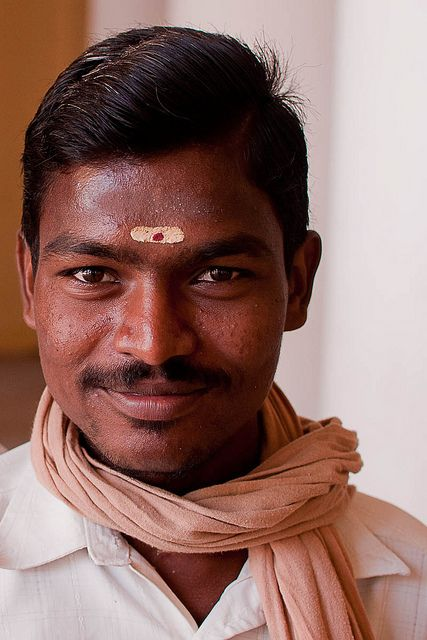
#> input picture face.jpg, 427 x 640 px
$ jupyter execute --allow-errors IEEE_Computer_Vision_part_1.ipynb   (shell and % lines are left out)   (older library calls are emulated)
#> lines starting #> are read from the running program, lines starting #| are printed output that depends on the picture; after the words box and inside, x2 and y2 are one past the last pixel; in counts of white or black regions, pixels touching at a corner belong together
<a href="https://colab.research.google.com/github/Ashwin-Rajesh/IEEE-Computer-Vision/blob/main/IEEE_Computer_Vision_part_1.ipynb" target="_parent"></a>

# Hello there!

This is colaboratory. It uses something called "jupyter notebooks", which is a better way to write and run python code.

There are **text cells** and **code cells**. Text cells use "markdown" (same format used in github readmes) for storing and displaying text. Code cells have code that can be run cell-by-cell.

The following is such a "cell".

[cell 1]
print("Hello there!")

---
# Libraries

We use the following libraries

- cv2
  - OpenCV for computer vision
- numpy
  - For representing matrices
- matplotlib
  - For showing images
- ipywidgets
  - For widgets, like sliders and numeric entry fields

[cell 2]
import cv2
import numpy as np
import matplotlib.pyplot as plt

from ipywidgets import interact, interactive, fixed, interact_manual

We can also execute linux commands using "!" prefix. Here we download some files from the github repository

---
## Basic image manipulations

First, read image using cv2.imread(). It returns a numpy matrix

[cell 3]
# Image is read as a numpy array
filename = "face.jpg"                # Options : hills, gect, face, newspaper, textbook
img = cv2.imread(filename);
#> img is the input picture: shape (640, 427, 3); mean B, G, R 104, 111.1, 145.2

# Show type of image and its size
print(type(img))
#| <class 'numpy.ndarray'>
print(img.shape)
#| (640, 427, 3)

The returned size is in (height, width, color channels). We can see that the returned value has 3 color channels and is 340 pixels high and 544 pixels wide

[cell 4]
# Show image using matplotlib
plt.imshow(img)
plt.title("Original image")
plt.show()

That doesnt look right! Thats because the image used BGR color space (blue, green, red) while matplotlib uses RGB (Red, Green, Blue). This is a very common issue! We need to change the colorspace using cv2.cvtColor()

[cell 5]
img = cv2.cvtColor(img, cv2.COLOR_BGR2RGB)

[cell 6]
plt.imshow(img)
plt.title("Original image")
plt.show()

We can view the individual components separately

[cell 7]
# Show channel 0 (red)
plt.imshow(img[:, :, 0], cmap='gray')
plt.title("Channel 0 (red)")
plt.show()

# Show channel 1 (green)
plt.imshow(img[:, :, 1], cmap='gray')
plt.title("Channel 1 (green)")
plt.show()

# Show channel 2 (blue)
plt.imshow(img[:, :, 2], cmap='gray')
plt.title("Channel 2 (blue)")
plt.show()

Lets also see why HSV is more "intuitive".

[cell 8]
img_hsv = cv2.cvtColor(img, cv2.COLOR_RGB2HSV)
#> img_hsv: shape (640, 427, 3); mean H, S, V 55, 108.8, 145.2

plt.imshow(img)
plt.title("Original image")
plt.show()

# Show channel 0 (red)
plt.imshow(img_hsv[:, :, 0])
plt.title("HSV Channel 0 (Hue)")
plt.show()

# Show channel 1 (green)
plt.imshow(img_hsv[:, :, 1])
plt.title("HSV Channel 1 (saturation)")
plt.show()

# Show channel 2 (blue)
plt.imshow(img_hsv[:, :, 2])
plt.title("HSV channel 2 (value)")
plt.show()
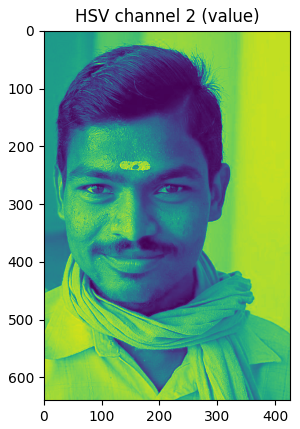
#> figure drawn by matplotlib, 1 panel

cvtColor can also be used to get grayscale version of images. We can see grayscale is very similar to HSV value

[cell 9]
img_gray = cv2.cvtColor(img, cv2.COLOR_RGB2GRAY)

plt.imshow(img_gray)
plt.show()

(Go back to presentation)

---
## Thresholding

[cell 10]
def show_thresh(img, thresh):
  ret, thresh_bin        = cv2.threshold(img, thresh, 255, cv2.THRESH_BINARY)
  ret, thresh_bin_inv    = cv2.threshold(img, thresh, 255, cv2.THRESH_BINARY_INV)
  ret, thresh_bin_trunc  = cv2.threshold(img, thresh, 255, cv2.THRESH_TRUNC)
  ret, thresh_tozero     = cv2.threshold(img, thresh, 255, cv2.THRESH_TOZERO)
  ret, thresh_tozero_inv = cv2.threshold(img, thresh, 255, cv2.THRESH_TOZERO_INV)

  plt.imshow(img, cmap="gray")
  plt.title("Original")
  plt.show()

  plt.imshow(thresh_bin, cmap="gray")
  plt.title("Binary")
  plt.show()

  plt.imshow(thresh_bin_inv, cmap="gray")
  plt.title("Binary inverted")
  plt.show()

  plt.imshow(thresh_bin_trunc, cmap="gray")
  plt.title("Truncated")
  plt.show()

  plt.imshow(thresh_tozero, cmap="gray")
  plt.title("To Zero")
  plt.show()

  plt.imshow(thresh_tozero_inv, cmap="gray")
  plt.title("To Zero Inverted")
  plt.show()

[cell 11]
interact(lambda x : show_thresh(cv2.cvtColor(img, cv2.COLOR_RGB2GRAY), x), x=100)
#> the sliders are set to x = 100
#> in show_thresh, `ret, thresh_bin        = cv2.threshold(img, thresh, 255, cv2.THRESH_BI..`:
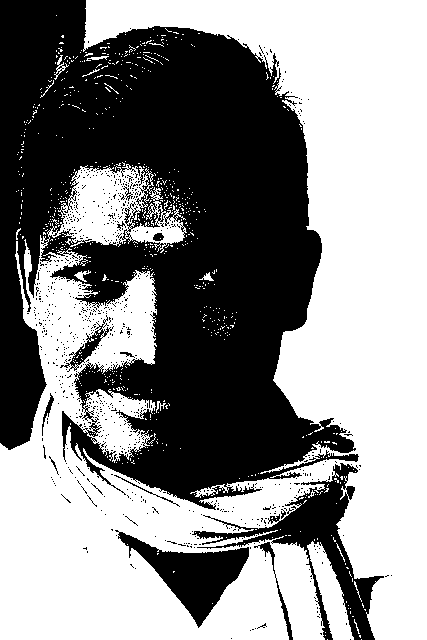
#> thresh_bin: shape (640, 427); 54.6% white; 777 black regions (764 under 20 px), largest, box (x1, y1, x2, y2) and area: (0, 0, 359, 510) 109424, (192, 463, 384, 640) 6993, (115, 530, 249, 628) 4649
#> in show_thresh, `ret, thresh_bin        = cv2.threshold(img, thresh, 255, cv2.THRESH_BI..`: ret = 100
#> in show_thresh, `ret, thresh_bin_trunc  = cv2.threshold(img, thresh, 255, cv2.THRESH_TR..`:
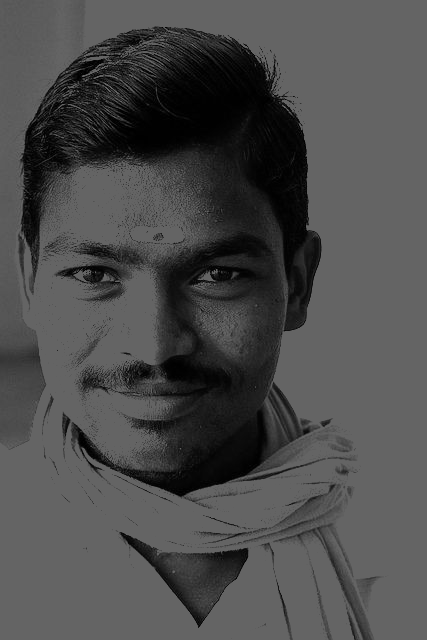
#> thresh_bin_trunc: shape (640, 427); min 0, max 100, mean 75.6
#> in show_thresh, `ret, thresh_tozero     = cv2.threshold(img, thresh, 255, cv2.THRESH_TO..`:
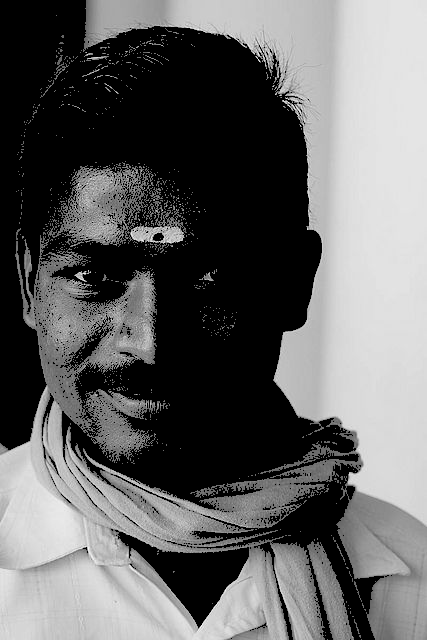
#> thresh_tozero: shape (640, 427); min 0, max 254, mean 99.5
#> in show_thresh, `ret, thresh_tozero_inv = cv2.threshold(img, thresh, 255, cv2.THRESH_TO..`:
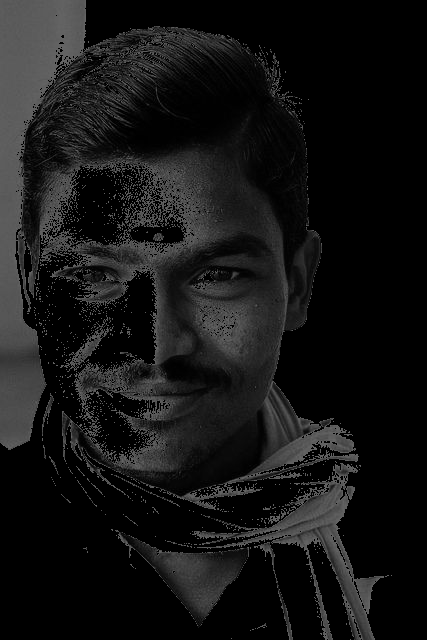
#> thresh_tozero_inv: shape (640, 427); min 0, max 100, mean 20.9

[cell 12]
def show_adaptive_thresh(img, thresh):
  thresh_ad_mean  = cv2.adaptiveThreshold(img, 255, cv2.ADAPTIVE_THRESH_MEAN_C, cv2.THRESH_BINARY, 11, thresh)
  thresh_ad_gauss = cv2.adaptiveThreshold(img, 255, cv2.ADAPTIVE_THRESH_GAUSSIAN_C, cv2.THRESH_BINARY, 11, thresh)

  plt.imshow(img, cmap="gray")
  plt.title("Original")
  plt.show()

  plt.imshow(thresh_ad_mean, cmap="gray")
  plt.title("Mean adaptive")
  plt.show()

  plt.imshow(thresh_ad_gauss, cmap="gray")
  plt.title("Gaussian adaptive")
  plt.show()

[cell 13]
interact(lambda x : show_adaptive_thresh(cv2.cvtColor(img, cv2.COLOR_RGB2GRAY), x), x=2)
#> the sliders are set to x = 2
#> in show_adaptive_thresh, `thresh_ad_mean  = cv2.adaptiveThreshold(img, 255, cv2.ADAPTIVE_THRESH_..`: thresh_ad_mean: shape (640, 427); 69.5% white; 2683 black regions (2493 under 20 px), largest, box (x1, y1, x2, y2) and area: (19, 24, 359, 633) 52509, (273, 523, 374, 640) 1915, (0, 547, 174, 640) 1720
#> in show_adaptive_thresh, `thresh_ad_gauss = cv2.adaptiveThreshold(img, 255, cv2.ADAPTIVE_THRESH_..`:
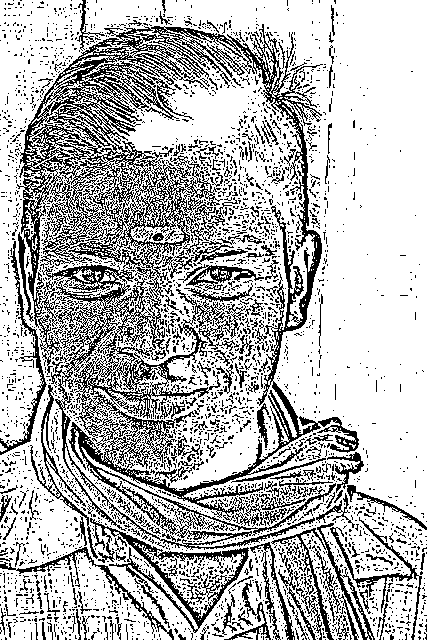
#> thresh_ad_gauss: shape (640, 427); 72.2% white; black in thin lines or dots

---
# Noise and smoothing

Noise can occur in digital images. One of them is salt and pepper noise, which involves random black and white pixels in the image

[cell 14]
def add_noise(img, num_white_px = 1000, num_black_px = 1000):
  row = img.shape[0]
  col = img.shape[1]

  ret_img = img.copy();
  for i in range(num_white_px):
    ret_img[np.random.randint(0, row-1), np.random.randint(0, col-1)] = 0

  for i in range(num_black_px):
    ret_img[np.random.randint(0, row-1), np.random.randint(0, col-1)] = 255

  return ret_img

[cell 15]
plt.imshow(img)
plt.title("Original")
plt.show()

plt.imshow(add_noise(img))
#> after the loop in add_noise, `for i in range(num_white_px):`: ret_img: shape (640, 427, 3); mean R, G, B 144.7, 110.7, 103.6
#> after the loop in add_noise, `for i in range(num_black_px):`: ret_img: shape (640, 427, 3); mean R, G, B 145.1, 111.2, 104.1
#> the sliders are set to x = 8
plt.title("Image with salt and pepper noise")
plt.show()

[cell 16]
def show_blur(img, kernel_size):
  img_blur        = cv2.blur(img, (kernel_size, kernel_size))
  img_gauss_blur  = cv2.GaussianBlur(img, (kernel_size, kernel_size), 0)
  img_med_blur    = cv2.medianBlur(img, kernel_size)

  plt.imshow(img)
  plt.title("Original")
  plt.show()

  plt.imshow(img_blur)
  plt.title("Normal blur")
  plt.show()

  plt.imshow(img_gauss_blur)
  plt.title("Gaussian blur")
  plt.show()

  plt.imshow(img_med_blur)
  plt.title("Meidan blur")
  plt.show()

#> (a cell that did not finish here is left out)

#> call 2 of add_noise, with num_white_px = 1000, num_black_px = 1000
#> after the loop in add_noise (call 2), `for i in range(num_white_px):`:
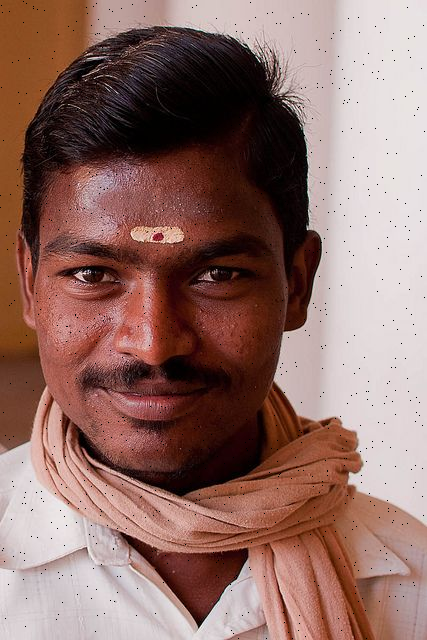
#> ret_img: shape (640, 427, 3); mean R, G, B 144.7, 110.7, 103.6
#> after the loop in add_noise (call 2), `for i in range(num_black_px):`:
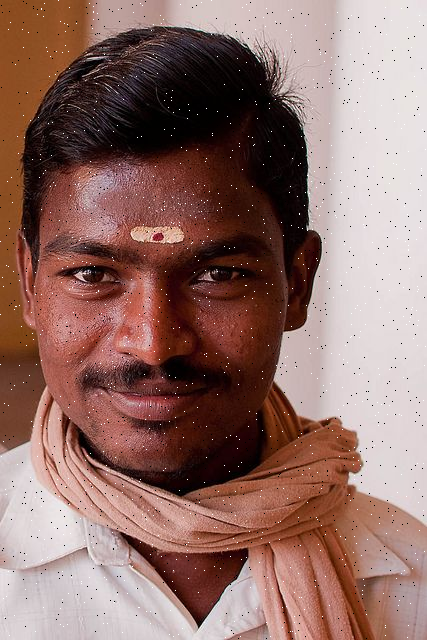
#> ret_img: shape (640, 427, 3); 0.37% of pixels changed, all inside (x1, y1, x2, y2) = (0, 0, 426, 638)

---
## Edge detection

Sobel filters for edge detection

[cell 18]
def show_sobel(img, ksize):
  x_edges     = cv2.Sobel(img, ddepth=cv2.CV_16S, dx=1, dy=0, ksize=3)
  y_edges     = cv2.Sobel(img, ddepth=cv2.CV_16S, dx=0, dy=1, ksize=3)

  plt.imshow(img, cmap="gray")
  plt.title("Original")
  plt.show()

  plt.imshow(x_edges, cmap="gray")
  plt.title("Horizontal edges")
  plt.show()

  plt.imshow(y_edges,cmap="gray")
  plt.title("Vertical edges")
  plt.show()

[cell 19]
interact(lambda x : show_sobel(img_gray, x), x=(1, 15, 2))
#> the sliders are set to x = 8
#> in show_sobel, `y_edges     = cv2.Sobel(img, ddepth=cv2.CV_16S, dx=0, dy=1, ksize=3)`:
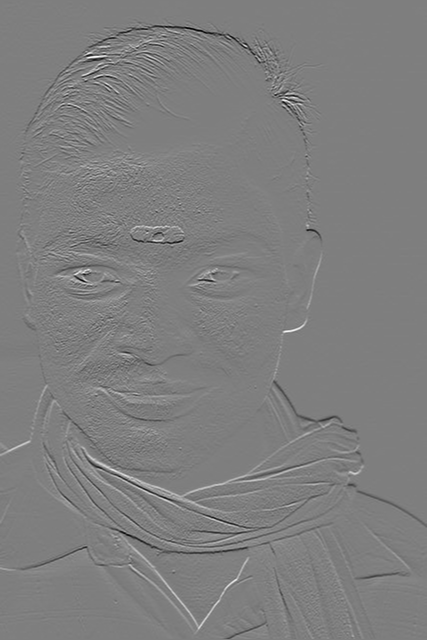
#> y_edges: shape (640, 427) int16; min -813, max 820, mean 0; drawn with min black and max white

[cell 20]
img_canny = cv2.Canny(img, 100, 200)
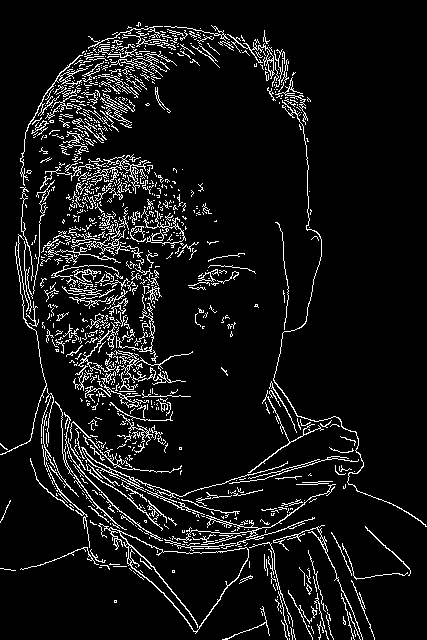
#> img_canny: shape (640, 427); 8% white in thin lines or dots

plt.imshow(img)
plt.title("Original")
plt.show()

plt.imshow(img_canny, cmap="gray")
plt.title("Canny edge detection")
plt.show()
